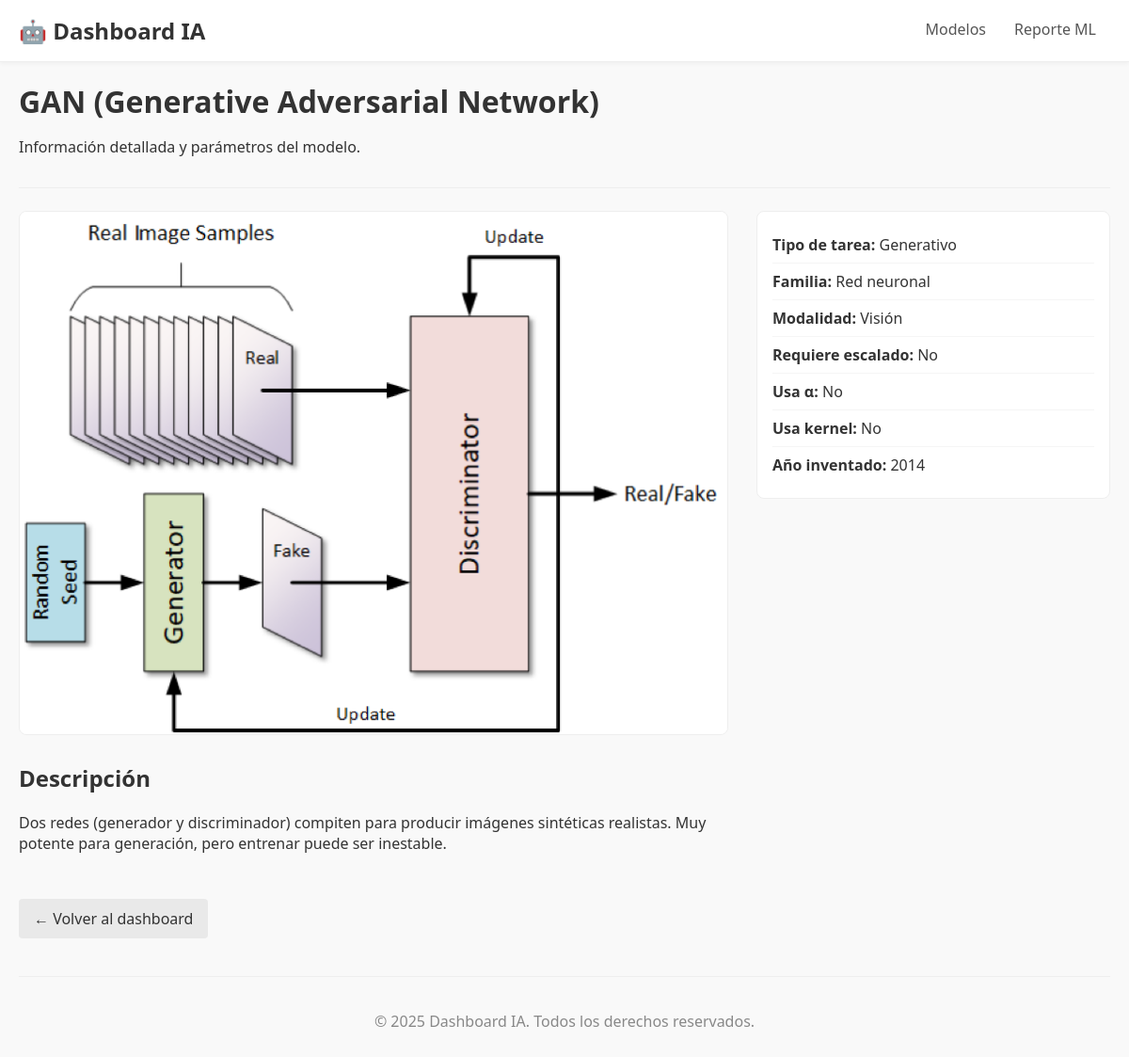
Page /modelos/11/ on the committed database.
### appmodelosIA/models.py (models this page shows, shortened)
class Modelo(models.Model):
    nombre = models.CharField(max_length=100, unique=True)
    descripcion = models.TextField()
    imagen_dashboard = models.ImageField(upload_to="dashboard_images/")
    fecha_creacion = models.DateTimeField(auto_now_add=True)
    tipo_tarea = models.CharField(
        max_length=25, choices=TIPO_TAREA_CHOICES, help_text="Tipo de tarea principal"
    )
    familia = models.CharField(
        max_length=20, choices=FAMILIA_CHOICES, help_text="Familia/algoritmo"
    )
    modalidad = models.CharField(
        max_length=15, choices=MODALIDAD_CHOICES, default="tabular",
        help_text="Modalidad de datos típica"
    )
    requiere_escalado = models.BooleanField(
        default=False, help_text="¿Requiere escalado de características?"
    )
    usa_alpha = models.BooleanField(
        default=False, help_text="¿Usa parámetro de regularización α (Ridge/Lasso, etc.)?"
    )
    usa_kernel = models.BooleanField(
        default=False, help_text="¿Usa kernel (SVM, etc.)?"
    )
    anio_inventado = models.PositiveSmallIntegerField(
        null=True, blank=True, db_index=True,
        help_text="Año aproximado de invención/publicación"
    )

### appmodelosIA/views.py (the view)
# urls.py: path('modelos/<int:modelo_id>/', views.show_modelo, name='modelo_detail'),
def show_modelo(request, modelo_id: int):
    modelo_obj = get_object_or_404(
        Modelo.objects.prefetch_related('parametros'), pk=modelo_id
    )
    return render(request, 'modelo_detail.html', {'modelo': modelo_obj})

### appmodelosIA/templates/modelo_detail.html (shortened to what this page needs)
{% extends "base.html" %}
{% load static %}
{% block header %}
  <h1>{{ modelo.nombre }}</h1>
  <p class="default">Información detallada y parámetros del modelo.</p>
{% endblock %}
{% block content %}
<div class="detail-layout">
  <div class="detail-main">
    {% if modelo.imagen_dashboard %}
      <img class="detail-image" src="{{ modelo.imagen_dashboard.url }}" alt="Ilustración de {{ modelo.nombre }}">
    {% endif %}
    <h2 style="margin-top: 24px;">Descripción</h2>
    <p>{{ modelo.descripcion|linebreaks }}</p>
  </div>
  <div class="detail-sidebar">
    <ul class="info-list">
      <li><strong>Tipo de tarea:</strong> {{ modelo.get_tipo_tarea_display }}</li>
      <li><strong>Familia:</strong> {{ modelo.get_familia_display }}</li>
      <li><strong>Modalidad:</strong> {{ modelo.get_modalidad_display }}</li>
      <li><strong>Requiere escalado:</strong> {{ modelo.requiere_escalado|yesno:"Sí,No" }}</li>
      <li><strong>Usa α:</strong> {{ modelo.usa_alpha|yesno:"Sí,No" }}</li>
      <li><strong>Usa kernel:</strong> {{ modelo.usa_kernel|yesno:"Sí,No" }}</li>
      {% if modelo.anio_inventado %}
        <li><strong>Año inventado:</strong> {{ modelo.anio_inventado }}</li>
      {% endif %}
    </ul>
  </div>
</div>
<p style="margin-top: 32px;">
  <a class="btn btn-light" href="{% url 'modelo' %}">← Volver al dashboard</a>
</p>
{% endblock %}

### appmodelosIA/static/css/style.css (style rules this page uses)
body { font-family: system-ui, sans-serif; margin: 0; background-color: #f9f9f9; color: #333; }
header h1 { margin: 0; }
.btn { display: inline-block; padding: 10px 16px; border: none; border-radius: 4px; text-decoration: none; text-align: center; cursor: pointer; margin-top: auto; font-size: 1em; }
.btn { background-color: #333; color: #ffffff; }
.btn-light { background-color: #e9e9e9; color: #333; }
.detail-layout { display: grid; grid-template-columns: 2fr 1fr; gap: 32px; }
.detail-image { width: 100%; border-radius: 8px; border: 1px solid #eee; }
.info-list { list-style: none; padding: 16px; margin: 0; background-color: #fff; border: 1px solid #eee; border-radius: 8px; }
.info-list li { padding: 8px 0; border-bottom: 1px solid #f5f5f5; }
.info-list li:last-child { border-bottom: none; }

### rows in the picture
Modelo: nombre "GAN (Generative Adversarial Network)", imagen_dashboard (picture), descripcion "Dos redes (generador y discriminador) compiten para producir imágenes sintéticas realistas. Muy potente para generación, pero entrenar puede ser inestable.", tipo_tarea "Generativo", familia "Red neuronal", modalidad "Visión", requiere_escalado "No", usa_alpha "No", usa_kernel "No", anio_inventado "2014"
